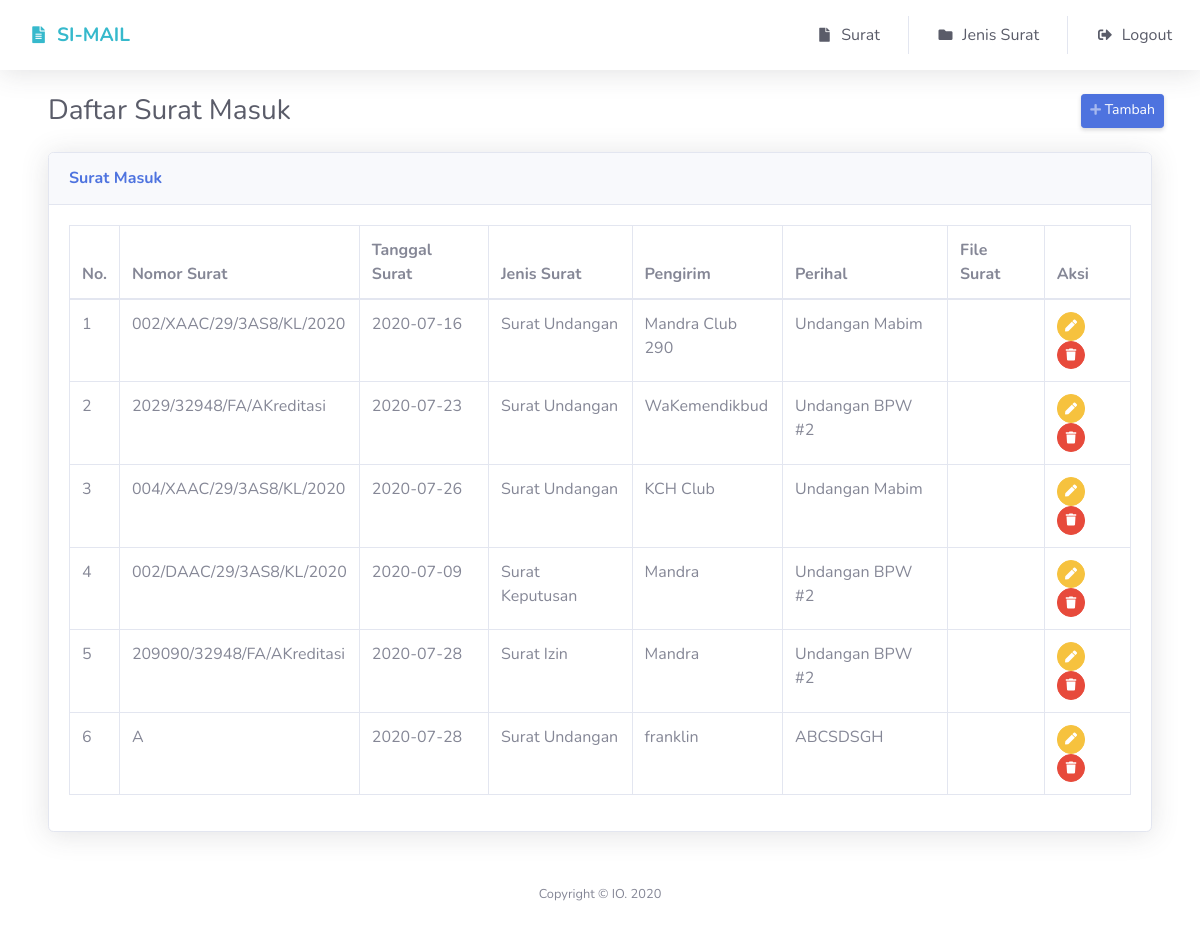
/sm.php (signed in), run on the app's committed database.
### tables this page shows
CREATE TABLE `surat_masuk` (
  `id_sm` int(11) NOT NULL,
  `nomor_sm` varchar(255) NOT NULL,
  `tgl_sm` date NOT NULL,
  `pengirim` varchar(255) NOT NULL,
  `perihal` varchar(255) NOT NULL,
  `file_surat` varchar(255) NOT NULL,
  `kode_id` int(11) NOT NULL
);

CREATE TABLE `jenis_surat` (
  `id_jenis` int(11) NOT NULL,
  `kode_id` varchar(50) NOT NULL,
  `keterangan` varchar(255) NOT NULL,
  `jml_surat` int(11) NOT NULL DEFAULT 0
);

### sm.php (the view, shortened to what this page needs)
<?php
include('config/conn.php');
include('layout/header.php');
include('layout/nav.php');
$result = mysqli_query($conn, "Select * from surat_masuk sm, jenis_surat js where sm.kode_id=js.id_jenis");
?>
<div class="container-fluid px-5">
    <div class="d-sm-flex align-item s-center justify-content-between mb-4 row">
        <h1 class="h3 mb-0 text-gray-800 col">Daftar Surat Masuk</h1>
        <a href="" data-toggle="modal" data-target=".bd-example-modal-lg" class="d-none d-sm-inline-block btn btn-sm btn-primary shadow-sm"><i class="fas fa-plus fa-sm text-white-50"></i> Tambah</a>
    </div>
    <div class="card shadow mb-4">
        <div class="card-header py-3">
            <h6 class="m-0 font-weight-bold text-primary">Surat Masuk</h6>
        </div>
        <div class="card-body">
            <div class="table-responsive">
                <table class="table table-bordered" id="dataTable" width="100%" cellspacing="0">
                    <thead>
                        <tr>
                            <th>No.</th>
                            <th>Nomor Surat</th>
                            <th>Tanggal Surat</th>
                            <th>Jenis Surat</th>
                            <th>Pengirim</th>
                            <th>Perihal</th>
                            <th>File Surat</th>
                            <th>Aksi</th>
                        </tr>
                    </thead>
                    <tbody>
                        <?php $i = 1;
                        while ($row = mysqli_fetch_assoc($result)) : ?>
                            <tr>
                                <td><?= $i; ?></td>
                                <td><?= $row['nomor_sm'] ?></td>
                                <td><?= $row['tgl_sm'] ?></td>
                                <td><?= $row['keterangan'] ?></td>
                                <td><?= $row['pengirim'] ?></td>
                                <td><?= $row['perihal'] ?></td>
                                <td><?= substr($row['file_surat'], 7) ?></td>
                                <td>
                                    <a href="sm_edit.php?n_sm=<?= $row['id_sm'] ?>" class="btn btn-warning btn-circle btn-sm"><i class="fas fa-pen"></i></a>
                                    <a href="hapus.php?n_sm=<?= $row['id_sm'] ?>" class="btn btn-danger btn-circle btn-sm"><i class="fas fa-trash"></i></a>
                                </td>
                            </tr>
                        <?php $i++;
                        endwhile; ?>
                    </tbody>
                </table>
            </div>
        </div>
    </div>
</div>
<?php include('layout/footer.php') ?>

### data on the page
surat_masuk: nomor_sm "002/XAAC/29/3AS8/KL/2020", tgl_sm "2020-07-16", jenis_surat.keterangan "Surat Undangan", pengirim "Mandra Club 290", perihal "Undangan Mabim"
surat_masuk: nomor_sm "2029/32948/FA/AKreditasi", tgl_sm "2020-07-23", jenis_surat.keterangan "Surat Undangan", pengirim "WaKemendikbud", perihal "Undangan BPW #2"
surat_masuk: nomor_sm "004/XAAC/29/3AS8/KL/2020", tgl_sm "2020-07-26", jenis_surat.keterangan "Surat Undangan", pengirim "KCH Club", perihal "Undangan Mabim"
surat_masuk: nomor_sm "002/DAAC/29/3AS8/KL/2020", tgl_sm "2020-07-09", jenis_surat.keterangan "Surat Keputusan", pengirim "Mandra", perihal "Undangan BPW #2"
surat_masuk: nomor_sm "209090/32948/FA/AKreditasi", tgl_sm "2020-07-28", jenis_surat.keterangan "Surat Izin", pengirim "Mandra", perihal "Undangan BPW #2"
surat_masuk: nomor_sm "A", tgl_sm "2020-07-28", jenis_surat.keterangan "Surat Undangan", pengirim "franklin", perihal "ABCSDSGH"
